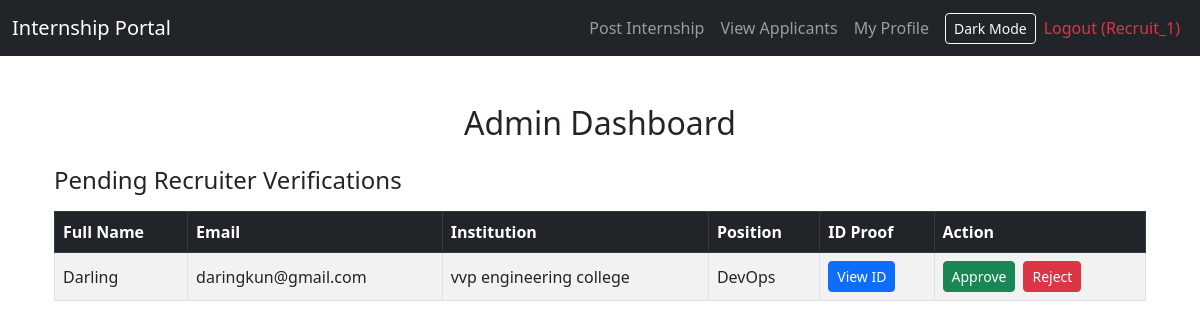
/accounts/admin/dashboard/ (signed in), run on the app's committed database.
### accounts/models.py (models this page shows, shortened)
class User(AbstractUser):
    ROLE_CHOICES = (
        ('students', 'Students'),
        ('recruiter', 'Recruiter'),
    )
    role = models.CharField(max_length = 20, choices=ROLE_CHOICES)
    first_name = models.CharField(max_length=100, default='')
    last_name = models.CharField(max_length=100, default='')
    location = models.CharField(max_length=100, blank=False)
    college_name = models.CharField(max_length=255, blank=False)
    mobile_number = models.CharField(max_length=15, blank=False)
    last_semester_grade = models.CharField(max_length=10, blank=False)

class RecruiterVerification(models.Model):
    full_name = models.CharField(max_length=255)
    email = models.EmailField()
    institution = models.CharField(max_length=255)
    position = models.CharField(max_length=255)
    id_proof = models.FileField(upload_to='recruiter_proofs/')
    is_approved = models.BooleanField(default=False)
    approved_at = models.DateTimeField(null=True, blank=True)

### accounts/views.py (the view)
# urls.py: path('admin/dashboard/', views.admin_dashboard, name='admin_dashboard'),
@login_required
def admin_dashboard(request):
    pending_requests = RecruiterVerification.objects.filter(is_approved=False)
    return render(request, 'accounts/admin_dashboard.html', {
        'pending_requests': pending_requests
    })

### accounts/templates/accounts/admin_dashboard.html (shortened to what this page needs)
{% extends 'base.html' %}
{% load static %}
{% block content %}
<div class="container mt-5">
    <h2 class="mb-4 text-center">Admin Dashboard</h2>
    <h4 class="mb-3">Pending Recruiter Verifications</h4>
    {% if pending_requests %}
        <div class="table-responsive">
            <table class="table table-bordered table-striped align-middle">
                <thead class="table-dark">
                    <tr>
                        <th>Full Name</th>
                        <th>Email</th>
                        <th>Institution</th>
                        <th>Position</th>
                        <th>ID Proof</th>
                        <th>Action</th>
                    </tr>
                </thead>
                <tbody>
                    {% for request in pending_requests %}
                    <tr>
                        <td>{{ request.full_name }}</td>
                        <td>{{ request.email }}</td>
                        <td>{{ request.institution }}</td>
                        <td>{{ request.position }}</td>
                        <td>
                            {% if request.id_proof %}
                                <a href="{{ request.id_proof.url }}" target="_blank" class="btn btn-sm btn-primary">
                                    View ID
                                </a>
                            {% else %}
                                No file
                            {% endif %}
                        </td>
                        <td>
                            <div class="d-flex gap-2">
                                <form method="POST" action="{% url 'approve_recruiter' request.pk %}">
                                    <button type="submit" class="btn btn-success btn-sm">Approve</button>
                                </form>
                                <form method="POST" action="{% url 'reject_recruiter' request.pk %}" onsubmit="return confirm('Are you sure you want to reject this recruiter?');">
                                    <button type="submit" class="btn btn-danger btn-sm">Reject</button>
                                </form>
                            </div>
                        </td>
                    </tr>
                    {% endfor %}
                </tbody>
            </table>
        </div>
    {% else %}
        <p>No pending recruiter verification requests.</p>
    {% endif %}
</div>
{% endblock %}

### accounts/templates/base.html (shortened to what this page needs)
<!DOCTYPE html>
<html lang="en">
<head>
    <link href="https://cdn.jsdelivr.net/npm/bootstrap@5.3.0/dist/css/bootstrap.min.css" rel="stylesheet">
</head>
<body>
<nav class="navbar navbar-expand-lg navbar-dark bg-dark">
    <div class="container-fluid">
        <a class="navbar-brand" href="#">Internship Portal</a>
        <div class="collapse navbar-collapse" id="navbarNav">
            <ul class="navbar-nav ms-auto d-flex align-items-center">
                {% if user.is_authenticated %}
                    {% if user.role == 'students' %}
                        <li class="nav-item"><a class="nav-link" href="{% url 'internship_list' %}">Home</a></li>
                        <li class="nav-item"><a class="nav-link" href="{% url 'my_applications' %}">My Applications</a></li>
                        <li class="nav-item"><a class="nav-link" href="{% url 'profile' %}">My Profile</a></li>
                    {% elif user.role == 'recruiter' %}
                        <li class="nav-item"><a class="nav-link" href="{% url 'create_internship' %}">Post Internship</a></li>
                        <li class="nav-item"><a class="nav-link" href="{% url 'recruiter_applicants' %}">View Applicants</a></li>
                        <li class="nav-item"><a class="nav-link" href="{% url 'profile' %}">My Profile</a></li>
                    {% endif %}
                    <li class="nav-item">
                        <button class="btn btn-outline-light btn-sm ms-2" id="darkModeToggle">Dark Mode</button>
                    </li>
                    <li class="nav-item">
                        <a class="nav-link text-danger" href="{% url 'logout' %}">
                            Logout ({{ user.username }})
                        </a>
                    </li>
                {% else %}
                    <li class="nav-item">
                        <button class="btn btn-outline-light btn-sm ms-2" id="darkModeToggle">Dark Mode</button>
                    </li>
                    <li class="nav-item"><a class="nav-link" href="{% url 'login' %}">Login</a></li>
                    <li class="nav-item"><a class="nav-link" href="{% url 'register' %}">Register</a></li>
                {% endif %}
            </ul>
        </div>
    </div>
</nav>
<div class="container mt-4">
    {% block content %}{% endblock %}
</div>
</body>
</html>

### data on the page
User: username "Recruit_1"
RecruiterVerification: full_name "Darling", email "daringkun@gmail.com", institution "vvp engineering college", position "DevOps"
